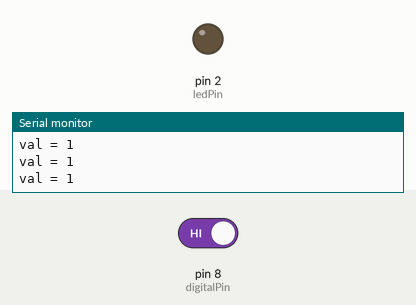
Bench run of a sketch on a simulated Arduino Uno, built with avr-gcc and run on an emulated ATmega328P. Shown: output pins drawn as LEDs (lit = HIGH), the last lines printed to the serial monitor. Inputs (shaded band) come from the test bench; at power-on: pin 8 (digitalPin) HIGH.

Above: at 1.2 s.
1.3 s: pin 8 (digitalPin) driven LOW
At 2.1 s:
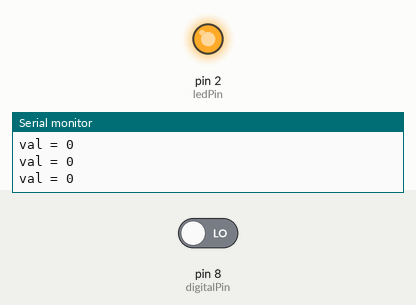
2.8 s: pin 8 (digitalPin) driven HIGH
At 3.3 s:
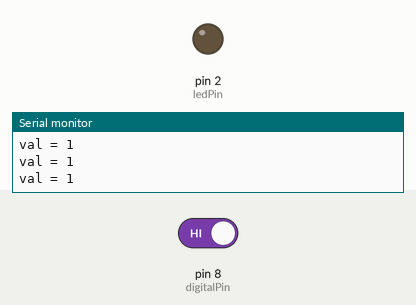
Timing chart, 0 to 5.8 s (numbered marks = the images above; inputs shaded):
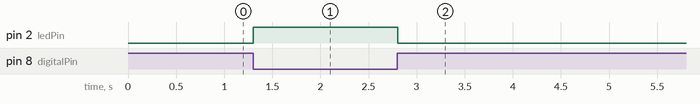

The sketch:

PIR_Sensor.ino
```cpp
int digitalPin = 8;
int val = 0;
int ledPin = 2;

void setup() {
 pinMode(ledPin,OUTPUT);
 pinMode(digitalPin,INPUT);
 Serial.begin(9600);

}

void loop() {
  val = digitalRead(digitalPin);
  Serial.print("val = ");
  Serial.println(val);

  if(val ==0)
  digitalWrite(ledPin,HIGH);
  else
  digitalWrite(ledPin,LOW);

delay(100);
}
```

Measured:
- after the input at 1.3 s, pin 2 (ledPin): LOW → HIGH at once
- after the input at 2.8 s, pin 2 (ledPin): HIGH → LOW at once
